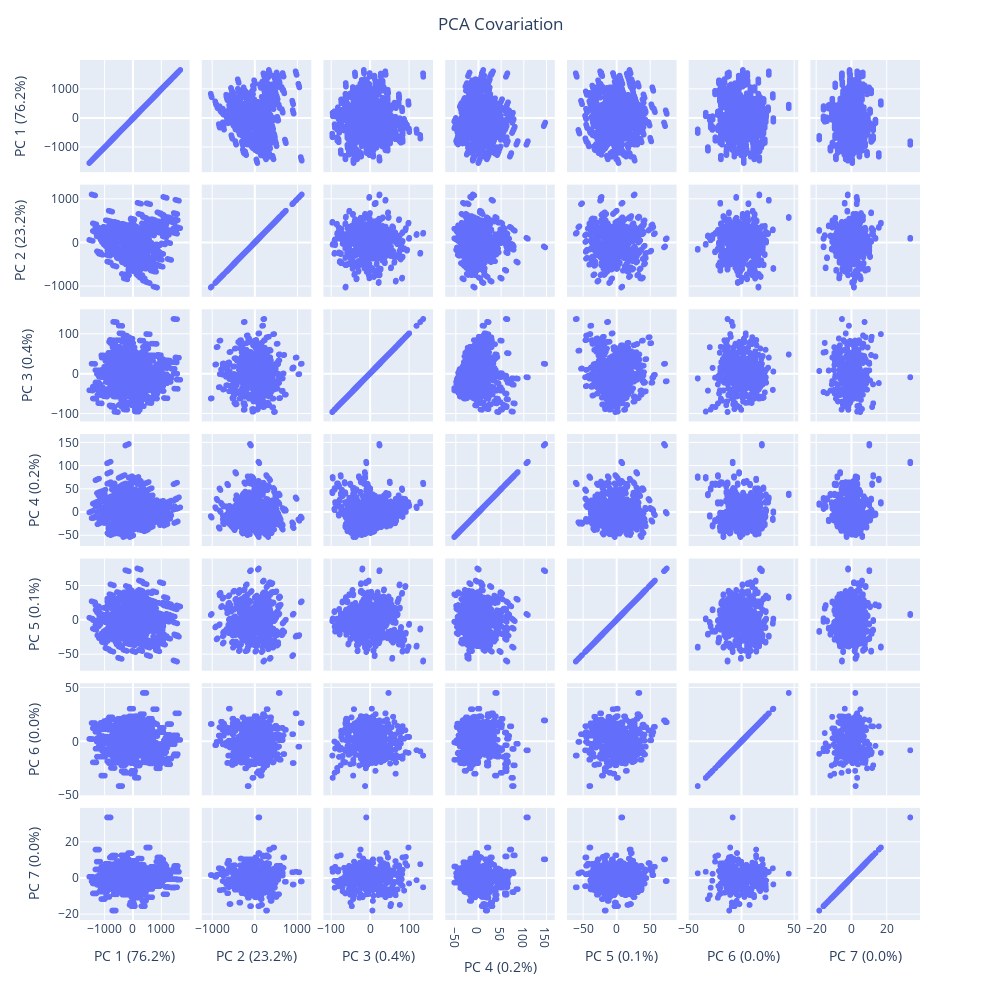

Write notebook code for a chart like this one.
### Code cell
pca = PCA()
components = pca.fit_transform(gl_features[x])
labels = {
    str(i): f"PC {i+1} ({var:.1f}%)"
    for i, var in enumerate(pca.explained_variance_ratio_ * 100)
}

fig = px.scatter_matrix(components, labels = labels,dimensions = range(7))
fig.update_layout(showlegend=False,
                  title_text="PCA Covariation",
                  title_x=0.5, height =1000, width = 1000)
fig.show()

### Figure 1 — Plotly figure (JSON) as saved in the notebook; plotly's stock layout.template omitted (floating-point values rounded to 4 significant figures; data arrays with more than 128 entries replaced by an {"elided": "..."} marker saying what was removed)
{"data": [{"dimensions": [{"axis": {"matches": true}, "label": "PC 1 (76.2%)", "values": {"elided": "2736 float values"}}, {"axis": {"matches": true}, "label": "PC 2 (23.2%)", "values": {"elided": "2736 float values"}}, {"axis": {"matches": true}, "label": "PC 3 (0.4%)", "values": {"elided": "2736 float values"}}, {"axis": {"matches": true}, "label": "PC 4 (0.2%)", "values": {"elided": "2736 float values"}}, {"axis": {"matches": true}, "label": "PC 5 (0.1%)", "values": {"elided": "2736 float values"}}, {"axis": {"matches": true}, "label": "PC 6 (0.0%)", "values": {"elided": "2736 float values"}}, {"axis": {"matches": true}, "label": "PC 7 (0.0%)", "values": {"elided": "2736 float values"}}], "hovertemplate": "%{xaxis.title.text}=%{x}<br>%{yaxis.title.text}=%{y}<extra></extra>", "legendgroup": "", "marker": {"color": "#636efa", "symbol": "circle"}, "name": "", "showlegend": false, "type": "splom"}], "layout": {"dragmode": "select", "height": 1000, "legend": {"tracegroupgap": 0}, "margin": {"t": 60}, "showlegend": false, "title": {"text": "PCA Covariation", "x": 0.5}, "width": 1000}}
